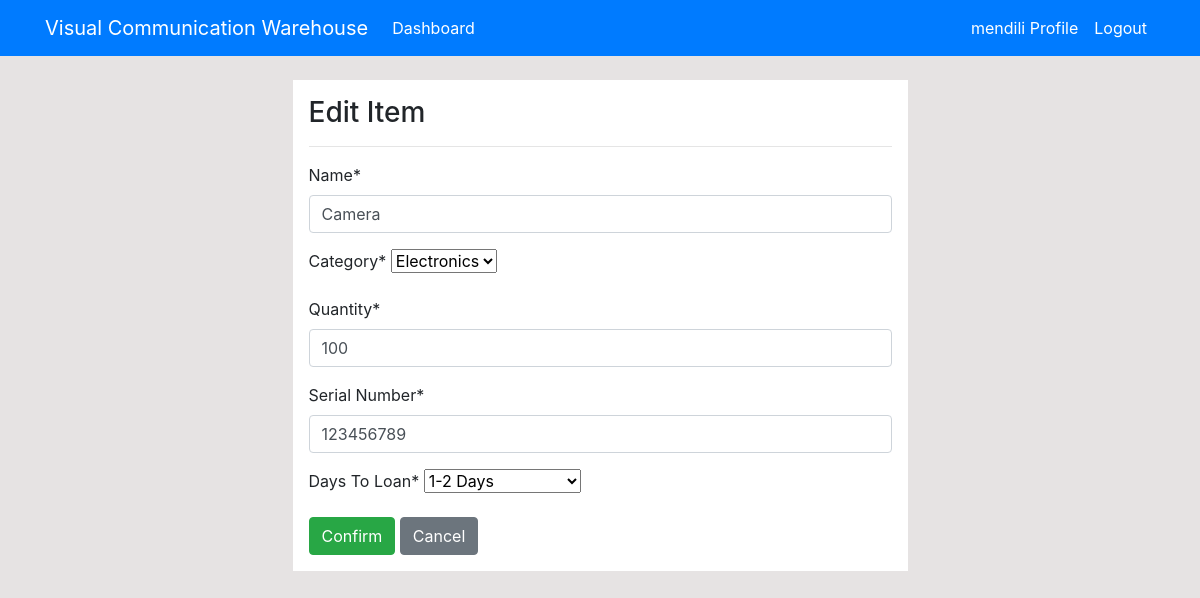
/product/edit/3/ (signed in), run on the app's committed database.
### dashboard/models.py (models this page shows, shortened)
class Product(models.Model):
    name = models.CharField(max_length=100,null=True)
    sn = models.PositiveIntegerField(null=True, verbose_name='Serial Number')
    category = models.CharField(max_length=100,choices=CATEGORY,null=True)
    quantity = models.PositiveIntegerField(null=True)
    days = models.CharField(max_length=100,choices=DAYS_TO_LOAN,null=True,verbose_name='Days To Loan',default='1-2 Days')

### dashboard/views.py (the view)
# urls.py: path('product/edit/<int:pk>/', views.product_edit, name='dashboard-product-edit'),
@login_required(login_url='user-login')
def product_edit(request, pk):
    item = Product.objects.get(id=pk)
    if request.method == 'POST':
        form = ProductForm(request.POST, instance=item)
        if form.is_valid():
            form.save()
            return redirect('dashboard-product')
    else:
        form = ProductForm(instance=item)
    context = {
        'form': form,
    }
    return render(request, 'dashboard/product_edit.html', context)

### dashboard/forms.py
class ProductForm(forms.ModelForm):
    class Meta:
        model = Product
        fields = ['name','category','quantity','sn','days']

### templates/dashboard/product_edit.html (shortened to what this page needs)
{% extends 'partials/base.html' %}
{% load crispy_forms_tags %}
{% block content %}
<div class="row my-4">
    <div class="col-md-6 offset-md-3 p-3 bg-white">
        <h3>Edit Item</h3>
        <hr>
        <form form method="POST">
            {{ form|crispy }}
            <input class="btn btn-success" type="submit" value="Confirm">
            <a class="btn btn-secondary" href="{% url 'dashboard-product' %}">Cancel</a>
        </form>
    </div>
</div>
{% endblock %}

### templates/partials/nav.html (shortened to what this page needs)
<nav class="navbar navbar-expand-lg navbar-info bg-primary">
    {% if user.is_authenticated %}
    <div class="container">
        <a class="navbar-brand text-white" href="{%url 'dashboard-index'%}">Visual Communication Warehouse</a>
        <div class="collapse navbar-collapse" id="navbarSupportedContent">
            <ul class="navbar-nav mr-auto">
                <li class="nav-item active">
                    <a class="nav-link text-white" href="{% url 'dashboard-index' %}">Dashboard </a>
                </li>
            </ul>
            <ul class="navbar-nav ml-auto">
                <li class="nav-item active">
                    <a class="nav-link text-white" href="{% url 'user_profile' %}">{{ user.username }} Profile
                        <span class="sr-only">(current)</span></a>
                </li>
                <li class="nav-item">
                    <a class="nav-link text-white" href="{% url 'user_logout' %}">Logout</a>
                </li>
            </ul>
            {% endif %}
        </div>
    </div>
</nav>

### static/style.css (style rules this page uses)
body { background: rgb(230, 227, 227); }

### data on the page
Product: name "Camera", category "Electronics", quantity "100", sn "123456789", days "1-2 Days"

### other printed values
{{ user.username }} "mendili"
